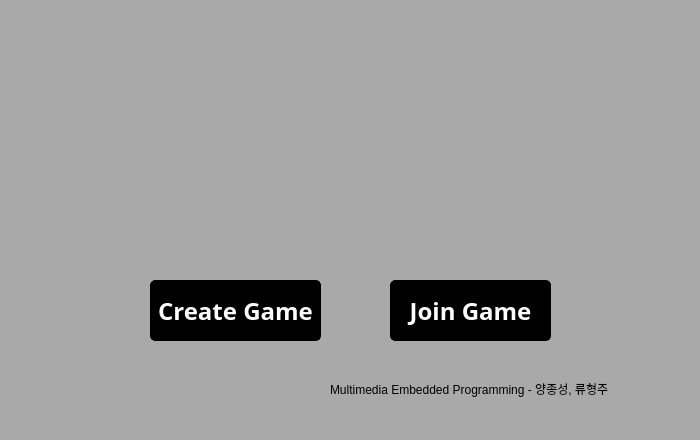
<?xml version="1.0" encoding="UTF-8"?>
<ui version="4.0">
 <class>MainWindow</class>
 <widget class="QMainWindow" name="MainWindow">
  <property name="geometry">
   <rect>
    <x>0</x>
    <y>0</y>
    <width>700</width>
    <height>440</height>
   </rect>
  </property>
  <property name="windowTitle">
   <string>MainWindow</string>
  </property>
  <property name="styleSheet">
   <string notr="true">background-color:darkgray;</string>
  </property>
  <widget class="QWidget" name="centralwidget">
   <widget class="QPushButton" name="Start">
    <property name="geometry">
     <rect>
      <x>390</x>
      <y>280</y>
      <width>161</width>
      <height>61</height>
     </rect>
    </property>
    <property name="font">
     <font>
      <family>Chilanka</family>
      <pointsize>18</pointsize>
      <weight>75</weight>
      <bold>true</bold>
     </font>
    </property>
    <property name="styleSheet">
     <string notr="true">QPushButton#Start {
border-radius:5px;
border-style: solid;
border-width: 1px;
border-color:black;
background-color:black;
color: white;
}
QPushButton#Start:hover{
background-color:white;
color:black;
}</string>
    </property>
    <property name="text">
     <string>Join Game</string>
    </property>
   </widget>
   <widget class="QPushButton" name="pushButton">
    <property name="geometry">
     <rect>
      <x>150</x>
      <y>280</y>
      <width>171</width>
      <height>61</height>
     </rect>
    </property>
    <property name="font">
     <font>
      <family>Chilanka</family>
      <pointsize>18</pointsize>
      <weight>75</weight>
      <bold>true</bold>
     </font>
    </property>
    <property name="styleSheet">
     <string notr="true">QPushButton#pushButton {
border-radius:5px;
border-style: solid;
border-width: 1px;
border-color:black;
background-color:black;
color: white;
}
QPushButton#pushButton:hover{
background-color:white;
color:black;
}</string>
    </property>
    <property name="text">
     <string>Create Game</string>
    </property>
   </widget>
   <widget class="QLabel" name="label">
    <property name="geometry">
     <rect>
      <x>100</x>
      <y>90</y>
      <width>500</width>
      <height>145</height>
     </rect>
    </property>
    <property name="styleSheet">
     <string notr="true">background-image: url(:/new/prefix1/1111.png);</string>
    </property>
    <property name="text">
     <string/>
    </property>
   </widget>
   <widget class="QLabel" name="label_2">
    <property name="geometry">
     <rect>
      <x>330</x>
      <y>380</y>
      <width>361</width>
      <height>17</height>
     </rect>
    </property>
    <property name="text">
     <string>Multimedia Embedded Programming - 양종성, 류형주</string>
    </property>
   </widget>
  </widget>
  <widget class="QMenuBar" name="menubar">
   <property name="geometry">
    <rect>
     <x>0</x>
     <y>0</y>
     <width>700</width>
     <height>22</height>
    </rect>
   </property>
  </widget>
  <widget class="QStatusBar" name="statusbar"/>
 </widget>
 <resources/>
 <connections/>
</ui>
